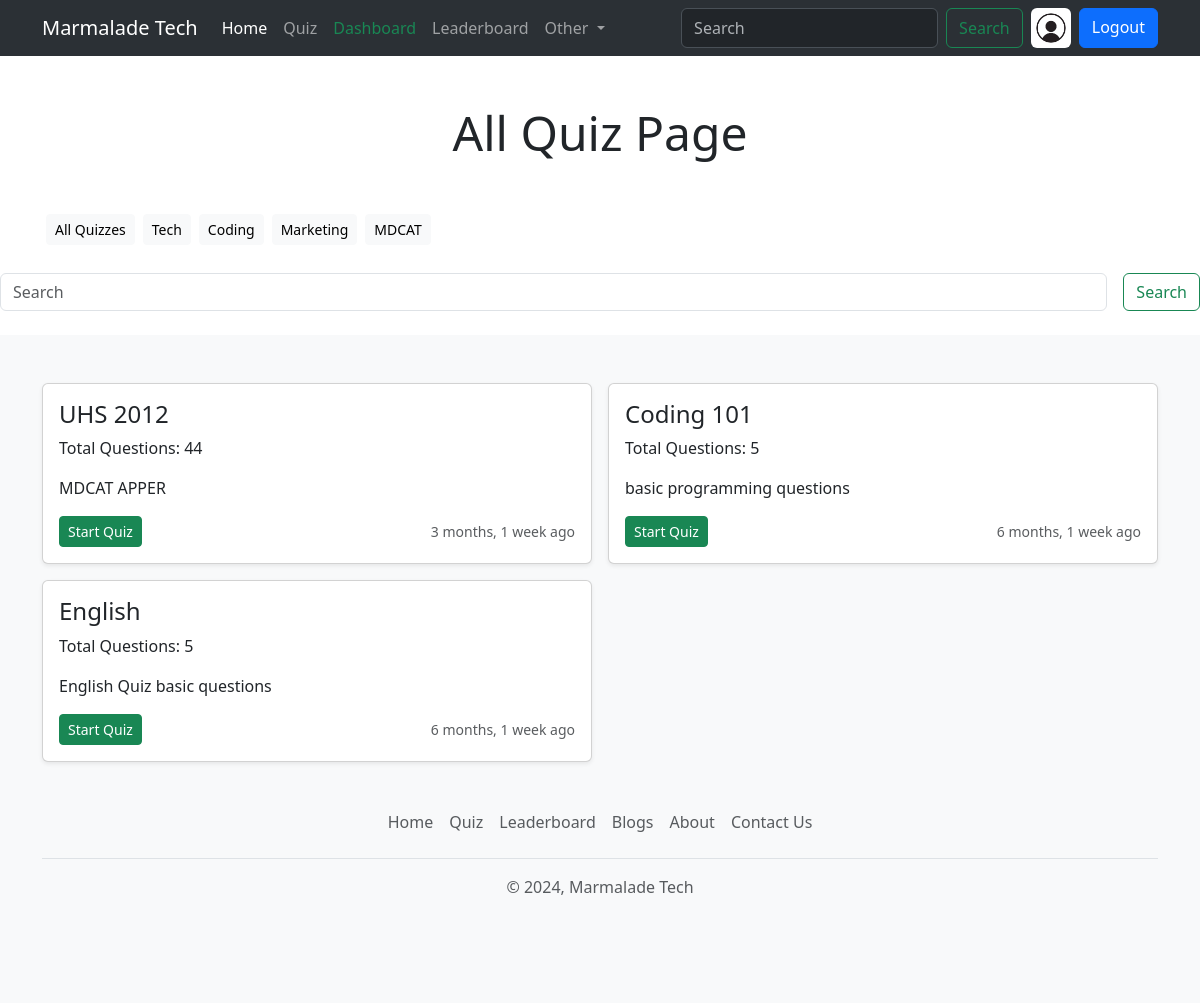
The page /quiz/all_quiz (signed in) on the database its author committed.
### account/models.py (models this page shows, shortened)
class Profile(models.Model):
    user=models.OneToOneField(User,on_delete=models.CASCADE,null=True,verbose_name='User Object')
    bio=models.TextField(blank=True,null=True)
    profile_img=models.ImageField(upload_to='profile_images',default='user.jpg',blank=True,null=True,verbose_name='Profile picture')
    location=models.CharField(max_length=100,blank=True,null=True)
    GENDER={
        ('Male','Male'),
        ('Female','Female'),
        ('Other','Other')
    }
    gender=models.CharField(max_length=6, choices=GENDER,blank=True,null=True)

### quiz/models.py (models this page shows, shortened)
class Category(models.Model):
    name=models.CharField(max_length=15)
    class Meta:
        verbose_name_plural='Categories'

class Quiz(models.Model):
    title=models.CharField(max_length=255)
    description=models.TextField()
    category=models.ForeignKey(Category,on_delete=models.CASCADE)
    quiz_file=models.FileField(upload_to='quiz/')
    created_at=models.DateTimeField(auto_now_add=True)
    updated_at=models.DateTimeField(auto_now=True)
    class Meta:
        verbose_name_plural='Quizzes'

class Question(models.Model):
    quiz=models.ForeignKey(Quiz,on_delete=models.CASCADE)
    text=models.TextField()
    explanation=models.TextField(blank=True,null=True)
    image=models.ImageField(upload_to='questions/',blank=True,null=True)

### quiz/views.py (the view)
# urls.py: path('all_quiz',views.all_quiz_view,name='all_quiz'),
@login_required(login_url='login')
def all_quiz_view(request):
    user_object = User.objects.get(username=request.user)
    user_profile = Profile.objects.get(user=user_object)
    quizzes = Quiz.objects.order_by('-created_at')
    categories = Category.objects.all()
    context = {"user_profile": user_profile, "quizzes": quizzes, "categories": categories}
    return render(request, 'all-quiz.html', context)

### templates/all-quiz.html (shortened to what this page needs)
{% extends 'index.html' %}
{% block content %}
    <h1 class="display-5 text-center my-5">All Quiz Page</h1>
    <div class="container">
        <div class="d-flex flex-wrap">
            <a href="{% url 'all_quiz' %}" class="btn btn-sm btn-light m-1">All Quizzes</a>
            {% for category in categories%}
            <a href="{% url 'search' category.name %}" class="btn btn-sm btn-light m-1">{{category.name}}</a>
            {% endfor %}
        </div>
    </div>
    <form class="conatiner d-flex  justify-content-center my-4 " role="search" method="get" action="{% url 'search' ' ' %}">
        <input name='q' class="form-control me-2" type="search" placeholder="Search" aria-label="Search">
        <button class="btn btn-outline-success ms-2 " type="submit">Search</button>
    </form>
    <div class="album py-5 bg-body-tertiary">
        <div class="container">
            <div class="row row-cols-1 row-cols-sm-1 row-cols-md-2 rows-cols-lg-3 g-3">
                {% if quizzes|length > 0 %}
                {% for quiz in quizzes %}
                <div class="col">
                    <div class="card shadow-sm">
                        <div class="card-body">
                            <h4>{{quiz.title}}</h4>
                            <p class="card-text">Total Questions: {{quiz.question_set.all|length}}</p>
                            <p class="card-text">{{quiz.description}}</p>
                            <div class="d-flex justify-content-between align-items-center">
                                <div class="btn-group">
                                    <a href="{% url 'quiz' quiz.id %}" type="button" class="btn btn-sm btn-success">Start Quiz</a>
                                </div>
                                <small class="text-body-secondary">{{quiz.created_at | timesince }} ago </small>
                            </div>
                        </div>
                    </div>
                </div>
                {% endfor %}
                {% else %}
                <div class="col lg-12 col md-12 col-12">
                    <p class="text-center text-danger fs-5">No Quiz Found.</p>
                </div>
                {% endif %}
            </div>
{% endblock content %}

### templates/components/navbar.html (shortened to what this page needs)
<nav class="navbar navbar-expand-lg bg-body-tertiary bg-primary d-none d-lg-block"  data-bs-theme="dark">
    <div class="container">
        <a class="navbar-brand" href="{% url 'home' %}">Marmalade Tech</a>
        <div class="collapse navbar-collapse" id="navbarSupportedContent">
            <ul class="navbar-nav me-auto mb-2 mb-lg-0">
                <li class="nav-item">
                    <a class="nav-link active" aria-current="page" href="{% url 'home' %}">Home</a>
                </li>
                <li class="nav-item">
                    <a class="nav-link" href="{% url 'all_quiz'%}">Quiz</a>
                </li>
                {% if request.user.is_superuser %}
                <li class="nav-item">
                    <a class="nav-link text-success" href="{% url 'dashboard' %}">Dashboard</a>
                </li>
                {% endif %}
                <li class="nav-item">
                    <a class="nav-link" href="{% url 'leaderboard' %}">Leaderboard</a>
                </li>
                <li class="nav-item dropdown">
                    <a class="nav-link dropdown-toggle" href="#" role="button" data-bs-toggle="dropdown"
                        aria-expanded="false">
                        Other
                    </a>
                </li>
            </ul>
            <form class="d-flex" role="search" method="GET" action="{% url 'search-users' %}" >
                <input class="form-control me-2" type="text" name="q" placeholder="Search" aria-label="Search">
                <button class="btn btn-outline-success" type="submit">Search</button>
                {% if request.user.is_authenticated %}
                <a href="{% url 'profile' request.user.username %}"  data-bs-toggle="tooltip" data-bs-placement="bottom" data-bs-title="@{{request.user.username}}"" class="mx-2">
                    <img src="{{user_profile.profile_img.url}}" class="rounded circle" width="40" height="40" alt="profile_img">
                </a>
                <a href="{% url 'logout' %}" class="btn btn-primary">Logout</a>
                {% else %}
                <a href="{% url 'login' %}" class="btn btn-primary ms-2">Login</a>
                {% endif %}
            </form>
        </div>
    </div>
</nav>

### static/css/style.css (style rules this page uses)
* { font-family: 'Segoe UI', Tahoma, Geneva, Verdana, sans-serif; }

### rows shown on the page
Profile: profile_img (placeholder picture)
Category: name "Tech"
Category: name "Coding"
Category: name "Marketing"
Category: name "MDCAT"
Quiz: title "UHS 2012", question_set.all|length "44", description "MDCAT APPER", created_at "3 months, 1 week"
Quiz: title "Coding 101", question_set.all|length "5", description "basic programming questions", created_at "6 months, 1 week"
Quiz: title "English", question_set.all|length "5", description "English Quiz basic questions", created_at "6 months, 1 week"
